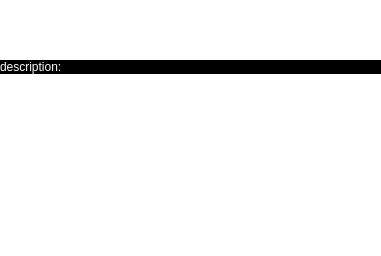
<?xml version="1.0" encoding="UTF-8"?>
<ui version="4.0">
 <class>MetadataEdit</class>
 <widget class="QWidget" name="MetadataEdit">
  <property name="geometry">
   <rect>
    <x>0</x>
    <y>0</y>
    <width>380</width>
    <height>256</height>
   </rect>
  </property>
  <property name="windowTitle">
   <string>Form</string>
  </property>
  <layout class="QVBoxLayout" name="verticalLayout">
   <property name="spacing">
    <number>0</number>
   </property>
   <property name="leftMargin">
    <number>0</number>
   </property>
   <property name="topMargin">
    <number>0</number>
   </property>
   <property name="rightMargin">
    <number>0</number>
   </property>
   <property name="bottomMargin">
    <number>0</number>
   </property>
   <item>
    <widget class="MetadataPropertiesEdit" name="metadataPropertiesEdit">
     <property name="minimumSize">
      <size>
       <width>0</width>
       <height>60</height>
      </size>
     </property>
     <property name="maximumSize">
      <size>
       <width>16777215</width>
       <height>60</height>
      </size>
     </property>
     <property name="frameShape">
      <enum>QFrame::NoFrame</enum>
     </property>
     <property name="lineWidth">
      <number>0</number>
     </property>
     <property name="cursorWidth">
      <number>6</number>
     </property>
    </widget>
   </item>
   <item>
    <widget class="QLabel" name="cellDescriptionLabel">
     <property name="enabled">
      <bool>true</bool>
     </property>
     <property name="minimumSize">
      <size>
       <width>381</width>
       <height>0</height>
      </size>
     </property>
     <property name="maximumSize">
      <size>
       <width>381</width>
       <height>16777215</height>
      </size>
     </property>
     <property name="palette">
      <palette>
       <active>
        <colorrole role="WindowText">
         <brush brushstyle="SolidPattern">
          <color alpha="255">
           <red>255</red>
           <green>255</green>
           <blue>255</blue>
          </color>
         </brush>
        </colorrole>
        <colorrole role="Base">
         <brush brushstyle="SolidPattern">
          <color alpha="255">
           <red>255</red>
           <green>255</green>
           <blue>255</blue>
          </color>
         </brush>
        </colorrole>
        <colorrole role="Window">
         <brush brushstyle="SolidPattern">
          <color alpha="255">
           <red>0</red>
           <green>0</green>
           <blue>0</blue>
          </color>
         </brush>
        </colorrole>
       </active>
       <inactive>
        <colorrole role="WindowText">
         <brush brushstyle="SolidPattern">
          <color alpha="255">
           <red>255</red>
           <green>255</green>
           <blue>255</blue>
          </color>
         </brush>
        </colorrole>
        <colorrole role="Base">
         <brush brushstyle="SolidPattern">
          <color alpha="255">
           <red>255</red>
           <green>255</green>
           <blue>255</blue>
          </color>
         </brush>
        </colorrole>
        <colorrole role="Window">
         <brush brushstyle="SolidPattern">
          <color alpha="255">
           <red>0</red>
           <green>0</green>
           <blue>0</blue>
          </color>
         </brush>
        </colorrole>
       </inactive>
       <disabled>
        <colorrole role="WindowText">
         <brush brushstyle="SolidPattern">
          <color alpha="255">
           <red>103</red>
           <green>102</green>
           <blue>100</blue>
          </color>
         </brush>
        </colorrole>
        <colorrole role="Base">
         <brush brushstyle="SolidPattern">
          <color alpha="255">
           <red>0</red>
           <green>0</green>
           <blue>0</blue>
          </color>
         </brush>
        </colorrole>
        <colorrole role="Window">
         <brush brushstyle="SolidPattern">
          <color alpha="255">
           <red>152</red>
           <green>152</green>
           <blue>152</blue>
          </color>
         </brush>
        </colorrole>
       </disabled>
      </palette>
     </property>
     <property name="autoFillBackground">
      <bool>true</bool>
     </property>
     <property name="frameShape">
      <enum>QFrame::NoFrame</enum>
     </property>
     <property name="frameShadow">
      <enum>QFrame::Plain</enum>
     </property>
     <property name="lineWidth">
      <number>4</number>
     </property>
     <property name="midLineWidth">
      <number>0</number>
     </property>
     <property name="text">
      <string>description:</string>
     </property>
     <property name="margin">
      <number>4</number>
     </property>
    </widget>
   </item>
   <item>
    <widget class="QTextEdit" name="metadataDescriptionEdit">
     <property name="frameShape">
      <enum>QFrame::NoFrame</enum>
     </property>
     <property name="lineWidth">
      <number>0</number>
     </property>
     <property name="cursorWidth">
      <number>6</number>
     </property>
    </widget>
   </item>
  </layout>
 </widget>
 <customwidgets>
  <customwidget>
   <class>MetadataPropertiesEdit</class>
   <extends>QTextEdit</extends>
   <header>gui/texteditor/metadatapropertiesedit.h</header>
  </customwidget>
 </customwidgets>
 <resources/>
 <connections/>
</ui>
